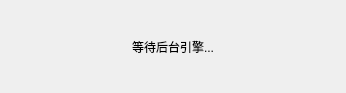
<?xml version="1.0" encoding="UTF-8"?>
<ui version="4.0">
 <class>ByyWaitBackEngineWidget</class>
 <widget class="QWidget" name="ByyWaitBackEngineWidget">
  <property name="geometry">
   <rect>
    <x>0</x>
    <y>0</y>
    <width>346</width>
    <height>93</height>
   </rect>
  </property>
  <property name="windowTitle">
   <string/>
  </property>
  <layout class="QVBoxLayout" name="verticalLayout">
   <item>
    <widget class="QLabel" name="label">
     <property name="text">
      <string>等待后台引擎...</string>
     </property>
     <property name="alignment">
      <set>Qt::AlignCenter</set>
     </property>
    </widget>
   </item>
  </layout>
 </widget>
 <layoutdefault spacing="6" margin="11"/>
 <resources/>
 <connections/>
</ui>
